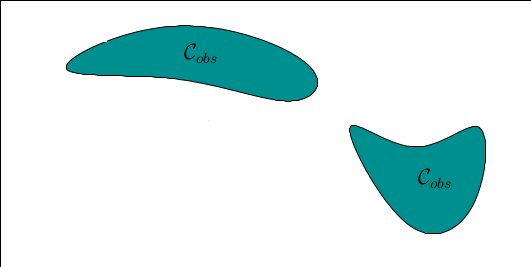
#> input picture docs/notebooks/01-1901-discrete-planning/imgs/RRT-map.png, 531 x 267 px, found by its file name
$ jupyter execute --allow-errors RRT.ipynb   (shell and % lines are left out)
#> lines starting #> are read from the running program, lines starting #| are printed output that depends on the picture
### docs/notebooks/10-06-aruco-obstacle-avoid/astar.py
from hw2_solution import PriorityQueueUpdatable
import sys
from dataclasses import dataclass, field
from typing import Any

# https://docs.python.org/3/library/queue.html#queue.PriorityQueue
@dataclass(order=True)
class PItem:
    dist: int
    node: Any=field(compare=False)

    # Make the PItem hashable
    # https://docs.python.org/3/glossary.html#term-hashable
    def __hash__(self):
        return hash(self.node)

def astar(graph, heuristic_dist_fn, start, goal, debug=False, debugf=sys.stdout):
    """
    edgecost: cost of traversing each edge

    Returns success and node2parent

    success: True if goal is found otherwise False
    node2parent: A dictionary that contains the nearest parent for node
    """
    seen = set([start]) # Set for seen nodes.
    # Frontier is the boundary between seen and unseen
    frontier = PriorityQueueUpdatable() # Frontier of unvisited nodes as a Priority Queue
    node2parent = {start : None} # Keep track of nearest parent for each node (requires node to be hashable)
    hfn = heuristic_dist_fn # make the name shorter
    node2dist = {start: 0  } # Keep track of cost to arrive at each node
    search_order = []
    frontier.put(PItem(0 + hfn(start, goal), start)) #   <------------- Different from dijkstra

    if debug: debugf.write("goal = "  + str(goal) + '\n')
    i = 0
    while not frontier.empty():          # Creating loop to visit each node
        dist_m = frontier.get() # Get the smallest addition to the frontier
        if debug: debugf.write("%d) Q = " % i + str(list(frontier.queue)) + '\n')
        if debug: debugf.write("%d) node = " % i + str(dist_m) + '\n')
        #if debug: print("dists = " , [node2dist[n.node] for n in frontier.queue])
        m = dist_m.node
        m_dist = node2dist[m]
        search_order.append(m)
        if goal is not None and m == goal:
            return True, search_order, node2parent, node2dist

        for neighbor, edge_cost in graph.get(m, []):
            old_dist = node2dist.get(neighbor, float("inf"))
            new_dist = edge_cost +  m_dist
            if neighbor not in seen:
                seen.add(neighbor)
                frontier.put(PItem(new_dist +  hfn(neighbor, goal), neighbor)) # <------------- Different from dijkstra
                node2parent[neighbor] = m
                node2dist[neighbor] = new_dist
            elif new_dist < old_dist:
                node2parent[neighbor] = m
                node2dist[neighbor] = new_dist
                # ideally you would update the dist of this item in the priority queue
                # as well. But python priority queue does not support fast updates
                # ------------- Different from dijkstra --------------------
                old_item = PItem(old_dist + hfn(neighbor, goal), neighbor)
                if old_item in frontier:
                    frontier.replace(
                        old_item,
                        PItem(new_dist + hfn(neighbor, goal), neighbor))
        i += 1
    if goal is not None:
        return False, search_order, node2parent, node2dist
    else:
        return True, search_order, node2parent, node2dist

# [11 lines left out: function backtrace_path, not called in this run]

### docs/notebooks/01-1901-discrete-planning/RRT.ipynb
## Rapidly exploring dense trees

LateX macros
$ % Calligraphic fonts
\newcommand{\calA}{{\cal A}}
\newcommand{\calB}{{\cal B}}
\newcommand{\calC}{{\cal C}}
\newcommand{\calD}{{\cal D}}
\newcommand{\calE}{{\cal E}}
\newcommand{\calF}{{\cal F}}
\newcommand{\calG}{{\cal G}}
\newcommand{\calH}{{\cal H}}
\newcommand{\calI}{{\cal I}}
\newcommand{\calJ}{{\cal J}}
\newcommand{\calK}{{\cal K}}
\newcommand{\calL}{{\cal L}}
\newcommand{\calM}{{\cal M}}
\newcommand{\calN}{{\cal N}}
\newcommand{\calO}{{\cal O}}
\newcommand{\calP}{{\cal P}}
\newcommand{\calQ}{{\cal Q}}
\newcommand{\calR}{{\cal R}}
\newcommand{\calS}{{\cal S}}
\newcommand{\calT}{{\cal T}}
\newcommand{\calU}{{\cal U}}
\newcommand{\calV}{{\cal V}}
\newcommand{\calW}{{\cal W}}
\newcommand{\calX}{{\cal X}}
\newcommand{\calY}{{\cal Y}}
\newcommand{\calZ}{{\cal Z}}
$

$% Sets:
\newcommand{\setA}{\textsf{A}}
\newcommand{\setB}{\textsf{B}}
\newcommand{\setC}{\textsf{C}}
\newcommand{\setD}{\textsf{D}}
\newcommand{\setE}{\textsf{E}}
\newcommand{\setF}{\textsf{F}}
\newcommand{\setG}{\textsf{G}}
\newcommand{\setH}{\textsf{H}}
\newcommand{\setI}{\textsf{I}}
\newcommand{\setJ}{\textsf{J}}
\newcommand{\setK}{\textsf{K}}
\newcommand{\setL}{\textsf{L}}
\newcommand{\setM}{\textsf{M}}
\newcommand{\setN}{\textsf{N}}
\newcommand{\setO}{\textsf{O}}
\newcommand{\setP}{\textsf{P}}
\newcommand{\setQ}{\textsf{Q}}
\newcommand{\setR}{\textsf{R}}
\newcommand{\setS}{\textsf{S}}
\newcommand{\setT}{\textsf{T}}
\newcommand{\setU}{\textsf{U}}
\newcommand{\setV}{\textsf{V}}
\newcommand{\setW}{\textsf{W}}
\newcommand{\setX}{\textsf{X}}
\newcommand{\setY}{\textsf{Y}}
\newcommand{\setZ}{\textsf{Z}}
$
$% Vectors
\newcommand{\bfa}{\mathbf{a}}
\newcommand{\bfb}{\mathbf{b}}
\newcommand{\bfc}{\mathbf{c}}
\newcommand{\bfd}{\mathbf{d}}
\newcommand{\bfe}{\mathbf{e}}
\newcommand{\bff}{\mathbf{f}}
\newcommand{\bfg}{\mathbf{g}}
\newcommand{\bfh}{\mathbf{h}}
\newcommand{\bfi}{\mathbf{i}}
\newcommand{\bfj}{\mathbf{j}}
\newcommand{\bfk}{\mathbf{k}}
\newcommand{\bfl}{\mathbf{l}}
\newcommand{\bfm}{\mathbf{m}}
\newcommand{\bfn}{\mathbf{n}}
\newcommand{\bfo}{\mathbf{o}}
\newcommand{\bfp}{\mathbf{p}}
\newcommand{\bfq}{\mathbf{q}}
\newcommand{\bfr}{\mathbf{r}}
\newcommand{\bfs}{\mathbf{s}}
\newcommand{\bft}{\mathbf{t}}
\newcommand{\bfu}{\mathbf{u}}
\newcommand{\bfv}{\mathbf{v}}
\newcommand{\bfw}{\mathbf{w}}
\newcommand{\bfx}{\mathbf{x}}
\newcommand{\bfy}{\mathbf{y}}
\newcommand{\bfz}{\mathbf{z}}
$

$\newcommand{\bfalpha}{\boldsymbol{\alpha}}
\newcommand{\bfbeta}{\boldsymbol{\beta}}
\newcommand{\bfgamma}{\boldsymbol{\gamma}}
\newcommand{\bfdelta}{\boldsymbol{\delta}}
\newcommand{\bfepsilon}{\boldsymbol{\epsilon}}
\newcommand{\bfzeta}{\boldsymbol{\zeta}}
\newcommand{\bfeta}{\boldsymbol{\eta}}
\newcommand{\bftheta}{\boldsymbol{\theta}}
\newcommand{\bfiota}{\boldsymbol{\iota}}
\newcommand{\bfkappa}{\boldsymbol{\kappa}}
\newcommand{\bflambda}{\boldsymbol{\lambda}}
\newcommand{\bfmu}{\boldsymbol{\mu}}
\newcommand{\bfnu}{\boldsymbol{\nu}}
\newcommand{\bfomicron}{\boldsymbol{\omicron}}
\newcommand{\bfpi}{\boldsymbol{\pi}}
\newcommand{\bfrho}{\boldsymbol{\rho}}
\newcommand{\bfsigma}{\boldsymbol{\sigma}}
\newcommand{\bftau}{\boldsymbol{\tau}}
\newcommand{\bfupsilon}{\boldsymbol{\upsilon}}
\newcommand{\bfphi}{\boldsymbol{\phi}}
\newcommand{\bfchi}{\boldsymbol{\chi}}
\newcommand{\bfpsi}{\boldsymbol{\psi}}
\newcommand{\bfomega}{\boldsymbol{\omega}}
\newcommand{\bfxi}{\boldsymbol{\xi}}
\newcommand{\bfell}{\boldsymbol{\ell}}
$

$% Matrices
\newcommand{\bfA}{\mathbf{A}}
\newcommand{\bfB}{\mathbf{B}}
\newcommand{\bfC}{\mathbf{C}}
\newcommand{\bfD}{\mathbf{D}}
\newcommand{\bfE}{\mathbf{E}}
\newcommand{\bfF}{\mathbf{F}}
\newcommand{\bfG}{\mathbf{G}}
\newcommand{\bfH}{\mathbf{H}}
\newcommand{\bfI}{\mathbf{I}}
\newcommand{\bfJ}{\mathbf{J}}
\newcommand{\bfK}{\mathbf{K}}
\newcommand{\bfL}{\mathbf{L}}
\newcommand{\bfM}{\mathbf{M}}
\newcommand{\bfN}{\mathbf{N}}
\newcommand{\bfO}{\mathbf{O}}
\newcommand{\bfP}{\mathbf{P}}
\newcommand{\bfQ}{\mathbf{Q}}
\newcommand{\bfR}{\mathbf{R}}
\newcommand{\bfS}{\mathbf{S}}
\newcommand{\bfT}{\mathbf{T}}
\newcommand{\bfU}{\mathbf{U}}
\newcommand{\bfV}{\mathbf{V}}
\newcommand{\bfW}{\mathbf{W}}
\newcommand{\bfX}{\mathbf{X}}
\newcommand{\bfY}{\mathbf{Y}}
\newcommand{\bfZ}{\mathbf{Z}}
$

$\newcommand{\bfGamma}{\boldsymbol{\Gamma}}
\newcommand{\bfDelta}{\boldsymbol{\Delta}}
\newcommand{\bfTheta}{\boldsymbol{\Theta}}
\newcommand{\bfLambda}{\boldsymbol{\Lambda}}
\newcommand{\bfPi}{\boldsymbol{\Pi}}
\newcommand{\bfSigma}{\boldsymbol{\Sigma}}
\newcommand{\bfUpsilon}{\boldsymbol{\Upsilon}}
\newcommand{\bfPhi}{\boldsymbol{\Phi}}
\newcommand{\bfPsi}{\boldsymbol{\Psi}}
\newcommand{\bfOmega}{\boldsymbol{\Omega}}
$

$
% Blackboard Bold:
\newcommand{\bbA}{\mathbb{A}}
\newcommand{\bbB}{\mathbb{B}}
\newcommand{\bbC}{\mathbb{C}}
\newcommand{\bbD}{\mathbb{D}}
\newcommand{\bbE}{\mathbb{E}}
\newcommand{\bbF}{\mathbb{F}}
\newcommand{\bbG}{\mathbb{G}}
\newcommand{\bbH}{\mathbb{H}}
\newcommand{\bbI}{\mathbb{I}}
\newcommand{\bbJ}{\mathbb{J}}
\newcommand{\bbK}{\mathbb{K}}
\newcommand{\bbL}{\mathbb{L}}
\newcommand{\bbM}{\mathbb{M}}
\newcommand{\bbN}{\mathbb{N}}
\newcommand{\bbO}{\mathbb{O}}
\newcommand{\bbP}{\mathbb{P}}
\newcommand{\bbQ}{\mathbb{Q}}
\newcommand{\bbR}{\mathbb{R}}
\newcommand{\bbS}{\mathbb{S}}
\newcommand{\bbT}{\mathbb{T}}
\newcommand{\bbU}{\mathbb{U}}
\newcommand{\bbV}{\mathbb{V}}
\newcommand{\bbW}{\mathbb{W}}
\newcommand{\bbX}{\mathbb{X}}
\newcommand{\bbY}{\mathbb{Y}}
\newcommand{\bbZ}{\mathbb{Z}}
$

[cell 1]
import requests
import os
def wget(url, filename):
#> called with filename = 'imgs/RRT-map.png'
    r = requests.get(url)
    os.makedirs(os.path.dirname(filename), exist_ok=True)
    with open(filename, 'wb') as fd:
        for chunk in r.iter_content():
            fd.write(chunk)
url = 'https://vikasdhiman.info/ECE498-Mobile-Robots/notebooks/01-1901-discrete-planning/imgs/RRT-map.png'
filename = 'imgs/RRT-map.png'
wget(url, filename)

[cell 2]
import numpy as np
import random
# random.seed(1004)
# np.random.seed(1004)
from PIL import Image
import matplotlib.pyplot as plt
# I removed the graph lines from the map above using photoshop and
# saved only the obstacles. Load that map as a png file.
# It is color image; convert it to grayscale.
img_gray = Image.open("imgs/RRT-map.png").convert('L')
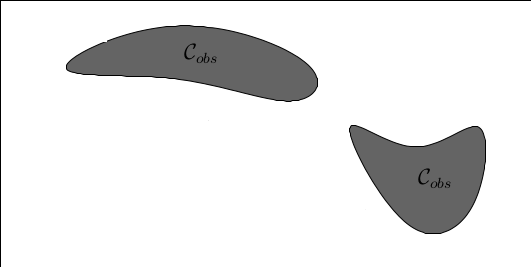
#> img_gray: PIL image 531x267 L; min 0, max 255, mean 229.4
# convert the image to a numpy array
img = np.asarray(img_gray)
fig, ax = plt.subplots()
ax.imshow(img, cmap='gray') # plot the image

[cell 3]
# Pick some arbitray start and goal points
goal = (300., 25.)
start = (100., 200.)
fig, ax = plt.subplots()
ax.imshow(img, cmap='gray') # Plot the image again
ax.plot(start[0], start[1], 'r+', markersize=10, label='start')
ax.plot(goal[0], goal[1], 'g*', markersize=10, label='goal')
ax.legend()
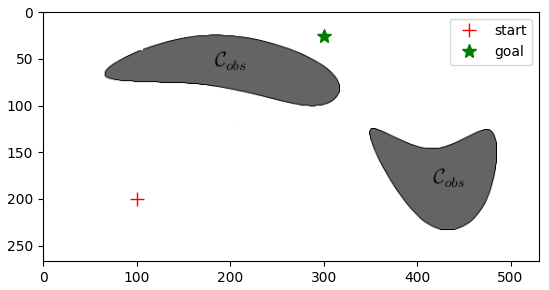
#> figure drawn by matplotlib, 1 panel

## We have a problem to solve
We want to find the shortest path from start to goal in the continuous domain while avoiding obstacles.

### Rapidly exploring random trees

The main idea of the algorithm is:
1. Initialize an empty graph with the start point
2. While not done:

    a. Sample points on the chosen area. If the point is obstacle area, continue to the next iteration.

    b. Connect the sampled point to the nearest point (vertex or edge) on the graph, as long as the connecting line does not pass through the obstacle.

[cell 4]
from dataclasses import dataclass
# Need img as the map representation
assert img is not None

@dataclass
class Vertex:
    """
    Class to encode a graph vertex with a unique idx : a number
    and its coordinates as a numpy array.
    """
    idx: int
    coord: np.ndarray

    # Make the PItem hashable
    # https://docs.python.org/3/glossary.html#term-hashable
    def __hash__(self):
        return self.idx

    def __eq__(self, other):
        return self.idx == other.idx

class Graph:
    """
    Keeps track of nodes and their 2D coordinates.
    The datastructure of choice here is an adjacency list.
    """
    def __init__(self):
        self.adjacency_list = {}
        self.vertex_list = []

    @classmethod
    def from_adjacency_matrix(cls, vertex_coords, G_adjacency_matrix):
        """
        Generate the graph from an adjacency matrix and vertex coordinates
        """
        self = cls()
        self.vertex_coordinates = vertex_coords
        for vi, v in enumerate(vertex_coords):
            vert = Vertex(idx=vi, coord=v)
            self.vertex_list.append(vert)
            self.adjacency_list[vert] = [
                Vertex(idx=pnj, coord=pn)
                for pnj, pn in enumerate(vertex_coords)
                if (G_adjacency_matrix[vi, pnj])]
        return self

    # [12 lines left out: function get, not called in this run]

    def add_vertex(self, coordinate):
        """
        Add new vertex to the graph. Assume it does not exists.
        """
        idx = len(self.vertex_list)
        vert = Vertex(idx=idx, coord=coordinate)
        self.adjacency_list[vert] = []
        self.vertex_list.append(vert)
        return vert

    def add_edge_directed(self, vi : Vertex, vj : Vertex):
        """
        Add a new edge to the graph from vi -> vj
        """
        assert isinstance(vi, Vertex)
        assert isinstance(vj, Vertex)
        self.adjacency_list.setdefault(vi, []).append(vj)

    def add_edge(self, vi, vj, undirected=True):
        """
        Add an undirected or directed edge to the graph.
        """
        self.add_edge_directed(vi, vj)
        if undirected:
            self.add_edge_directed(vj, vi)

    def remove_edge_directed(self, vi, vj):
        vjidx = self.adjacency_list[vi].index(vj)
        del self.adjacency_list[vi][vjidx]

    def remove_edge(self, vi, vj, undirected=True):
        self.remove_edge_directed(vi, vj)
        if undirected:
            self.remove_edge_directed(vj, vi)

    def vertices(self):
        """
        Return all vertices
        """
        return self.vertex_list

    def get_vertex(self, idx):
        """
        Get a perticular Vertex object by Vertex.idx
        """
        return self.vertex_list[idx]

    def vertex_coords(self):
        """
        Return the vertex coordinates as a numpy array
        """
        return np.asarray([vert.coord
                           for vert in self.vertex_list])

    def vertices_no_nbrs(self):
        """
        Return isolated vertices that do not have any
        neighbors.
        """
        return [vid for vid, nbrsid in self.adjacency_list.items()
                if not len(nbrsid)]

    def edges_coords(self):
        """
        Return edge_ids and edge_coords as lists where

        edge_ids = [(v1s.idx, v1e.idx),
                     (v2s.idx, v2e.idx), ...]
        edge_coords = [(v1s.coord, v2e.coord),
                        (v2s.coord, v2e.coord), ...]

        edge_ids contain the vertex indices as start and end pairs
        edge_coords contain the vertex coordinates for each edge with
        start and end pairs.
        """
        edge_ids = []
        edge_list = []
        for vid, nbrsid in self.adjacency_list.items():
            for nid in nbrsid:
                edge_ids.append((vid.idx, nid.idx))
                edge_list.append((vid.coord, nid.coord))
        return edge_ids, edge_list

    def plot(self, ax : plt.Axes, vertexids=False, marker='k*-'):
        """
        Plot the graph on the matplotlib axes object
        """
        ax.axis('equal')
        edge_ids, edge_coords = self.edges_coords()
        for (vid, nid), (v, n) in zip(edge_ids, edge_coords):
            ax.plot([v[0], n[0]], [v[1], n[1]], marker)
            if vertexids:
                ax.text(v[0], v[1], str(vid))
                ax.text(n[0], n[1], str(nid))

    # [10 lines left out: function plot_path, not called in this run]

# 1. Initialize an empty graph with the start point
G_adjacency_list = Graph()
G_adjacency_list.add_vertex(start)

Npts = 1 # we are going to sample 100 points, but start with 1 point
pt_min, pt_max = np.array([0, 0]), np.array([img.shape[1], img.shape[0]])
# 2. While not done:
for i in range(Npts):
    # 2.a Sample points on the chosen area.
    # If the point is obstacle area, continue to the next iteration.
    random_pt = np.random.rand(2) * (pt_max - pt_min) + pt_min

random_pt

[cell 5]
# Let's plot this point
def plot_map(ax, img, goal, start):
    ax.imshow(img, cmap='gray') # Plot the image again
    ax.plot(start[0], start[1], 'r+', markersize=10, label='start')
    ax.plot(goal[0], goal[1], 'g*', markersize=10, label='goal')
    ax.legend()
    return ax
fig, ax = plt.subplots()
plot_map(ax, img, goal, start)
picked_pt, = ax.plot(random_pt[0], random_pt[1], 'bo', markersize=2, label='picked')
ax.legend()

[cell 6]
# check the color of image at the random_pt
# Note that I have used y-coordinate for rows and
# x-coordinate for cols
random_pt_int = np.round(random_pt).astype(dtype=np.int64)
img[random_pt_int[1], random_pt_int[0]]
#> Out = 255

### Distinguishing obstacles from free area

We will find the color values inside the gray obstacles and in the white area. The following code creates an interactive widget that you can click on to find the color of the pixel at the clicked point.

[cell 7]
# Click anywere on the gray area in the image to find the color of that point
import ipywidgets as widgets # Make the print statement interactive
# Make the matplotlib figure interactive

# Draw the map
fig, ax = plt.subplots()
plot_map(ax, img, goal, start)
picked_pt, = ax.plot(random_pt[0], random_pt[1], 'bo', markersize=2, label='picked')
ax.legend()

# Create a textarea to display the interactive message
txtwidget = widgets.Textarea(
    value='You have not clicked on the figure yet',
    placeholder='You have not clicked on the figure yet',
    description='Color:  ',
    disabled=True,
    width=200
)
display(txtwidget)

# This function will be called whenever you click anywhere on the map
# [6 lines left out: function onclick, not called in this run]

fig.canvas.mpl_connect('button_release_event', onclick)

Note that the gray areas have color value 100 while the white areas have color 255. We will treat 200 as threshold. Any color value smaller than 200 will be considered as an obstacle. Image boundaries are also an obstacle. The robot cannot go through gray areas or outside the image.

[cell 8]
# 100 is darker than 255.
# Our collision check is checking for the color.
# I pick the threshold between 100 and 255 arbitrarily as
# 200
def do_points_collide(img, pts):
    """
    Returns true or false per point,

    If the point is out of the image on
    """
    # threshold between white (255) and gray (100) color
    threshold = 200 # chose the threshold as 200
    pts = np.round(pts).astype(dtype=np.int64) # convert the points to integers

    # Test if the points are inside the iamge or not
    # We are using numpy boolean operators
    # https://numpy.org/doc/stable/reference/generated/numpy.logical_and.html
    in_img = ((0 <= pts) & (pts < np.array((img.shape[1], img.shape[0])))).all(axis=-1)
    out_of_img = ~in_img # Numpy not operator

    # Convert all the out of image points in image so that we can use them to index
    # in img
    in_img_pts = pts.copy()
    # it does not matter what the value is as long as it is inside the img bounds
    in_img_pts[out_of_img, :] = 0

    # Index the image using pts. Y-coordinate is the row and X-coordinate is the column
    colors_per_pt = img[in_img_pts[..., 1], in_img_pts[..., 0]]
    # The points collide if they are out of the image or below the grayness threshold
    return (out_of_img) | (colors_per_pt < threshold)

def does_point_collide(img, pt):
    return do_points_collide(img, pt)

# Lets check our function again
# For a collision free point
assert does_point_collide(img, np.array([20.68332004, 228.68439464])) == False
# For a collision point
assert does_point_collide(img, np.array([200., 50.])) == True

We are going to go back to our incomplete algorithm and add collision check

[cell 9]
# Need img as the map representation
assert img is not None

# 1. Initialize an empty graph with the start point
G_adjacency_list = Graph()
G_adjacency_list.add_vertex(start)

Npts = 1 # we are going to sample 100 points, but start with 1 point
# Specify the bounds of the map
pt_min = np.array([0, 0])
pt_max = np.array([img.shape[1], img.shape[0]])

# 2. While not done
for i in range(Npts):
    # 2.a Sample points on the chosen area.
    random_pt = np.random.rand(2) * (pt_max - pt_min) + pt_min

    # If the point is obstacle area, continue to the next iteration.
    if does_point_collide(img, random_pt):
        continue
#> this loop made 1 pass

    # 2.B Connect the sampled point to the nearest point (vertex or edge)
    # on the graph, as long as the connecting line does not pass through the obstacle.

# Finding the nearest vertex or edge on graph

There are faster algorithms to do this where we can maintain a [k-d tree](https://en.wikipedia.org/wiki/K-d_tree) and lookup the nearest vertex in $O(log(|V|))$ time.

However, we are going to go with brute force approach and loop over all the vertices to find the closest vertex, which is $O(|V|)$.

[cell 10]
vertices_np = G_adjacency_list.vertex_coords() # np.array of size N x 2
#> vertices_np = [[100, 200]]
diff_vec = (vertices_np - random_pt) # np.array of size N x 2
#> diff_vec = [[-220.1, 54.52]]
dists_per_vec = np.sqrt((diff_vec**2).sum(axis=-1)) # np.array of size N
#> dists_per_vec = [226.7]
closest_vertex = vertices_np[np.argmin(dists_per_vec)] # np.array of size 2
#> closest_vertex = [100, 200]
closest_vertex
#> Out = [100, 200]

Let's make the above code a function and stress test it a bit.

[cell 11]
def find_nearest_vertex(G_adjacency_list, pt):
    """
    Find the nearest vertex to the point pt in the graph G_adjacency_list.
    """
    vertices_np = G_adjacency_list.vertex_coords() # np.array of size N x 2
    diff_vec = (vertices_np - pt) # np.array of size N x 2
    dists_per_vec = np.sqrt((diff_vec**2).sum(axis=-1)) # np.array of size N
    closest_vertex = vertices_np[np.argmin(dists_per_vec)] # np.array of size 2
    return closest_vertex

[cell 12]
# Create a random graph to stress test the function
def generate_random_graph(nvertices=10, # How many vertices
                          # Fraction of vertices connected to each other
                          # 1 means fully connected
                          # 0 means none connected
                          edge_density=0.2,
                          selfedges=False, # allow self edges
                          undirected=True, # is the graph undirected
                          pt_min=np.array([0., 0.]), # range of points
                          pt_max=np.array([1., 1.])):
    """
    Generate a random graph with given
    """
    D = pt_min.shape[0] # dimensions
    vertices = np.random.rand(nvertices, D) * (pt_max - pt_min) + pt_min
    G_adjacency_matrix_samples = np.random.rand(
        nvertices, nvertices)

    if undirected:
        matrix_edge_density = edge_density / 2
        G_adjacency_matrix_samples = np.tril(G_adjacency_matrix_samples, k=1)
        G_adjacency_matrix_samples += G_adjacency_matrix_samples.T
        G_adjacency_matrix_samples /= 2.
    # Pick the edge if the uniformly sampled prob is below edge_density
    G_adjacency_matrix = G_adjacency_matrix_samples < matrix_edge_density
    if not selfedges:
        np.fill_diagonal(G_adjacency_matrix, 0)
    G_adjacency_list = Graph.from_adjacency_matrix(vertices.tolist(), G_adjacency_matrix)
    return G_adjacency_list

generate_random_graph()

[cell 13]
fig, ax = plt.subplots()
graph = generate_random_graph()
graph.plot(ax)
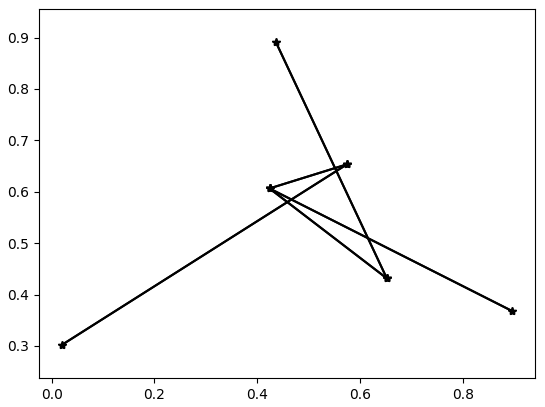
#> figure drawn by matplotlib, 1 panel

Let's pick a test point near different nodes by clicking on the figure and test the find_nearest_vertex function.

[cell 14]
fig, ax = plt.subplots()
graph = generate_random_graph()
#> (the rest of the program and of its run is left out)
